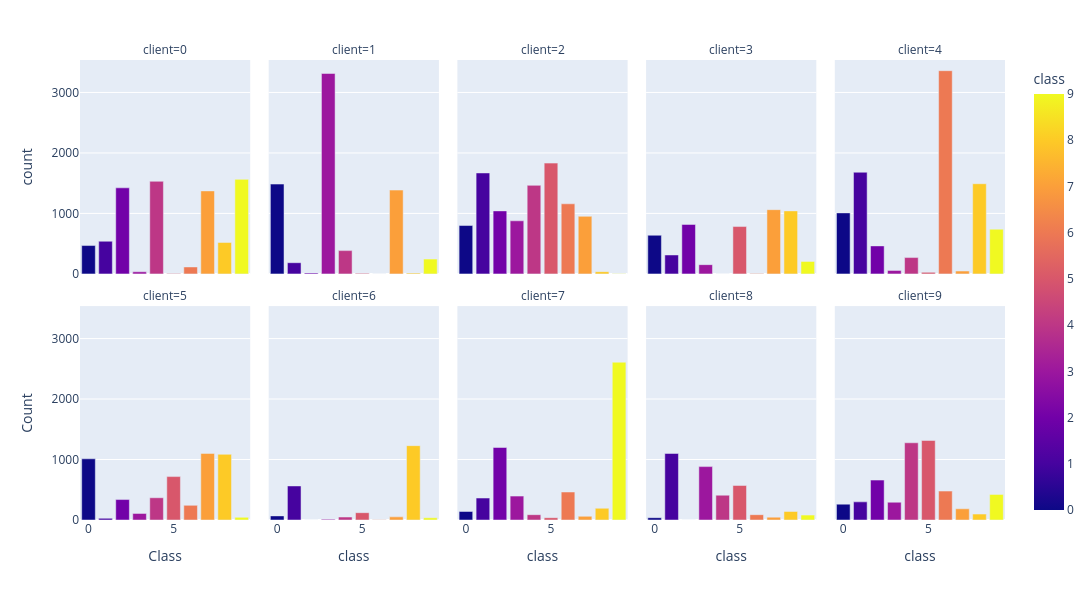
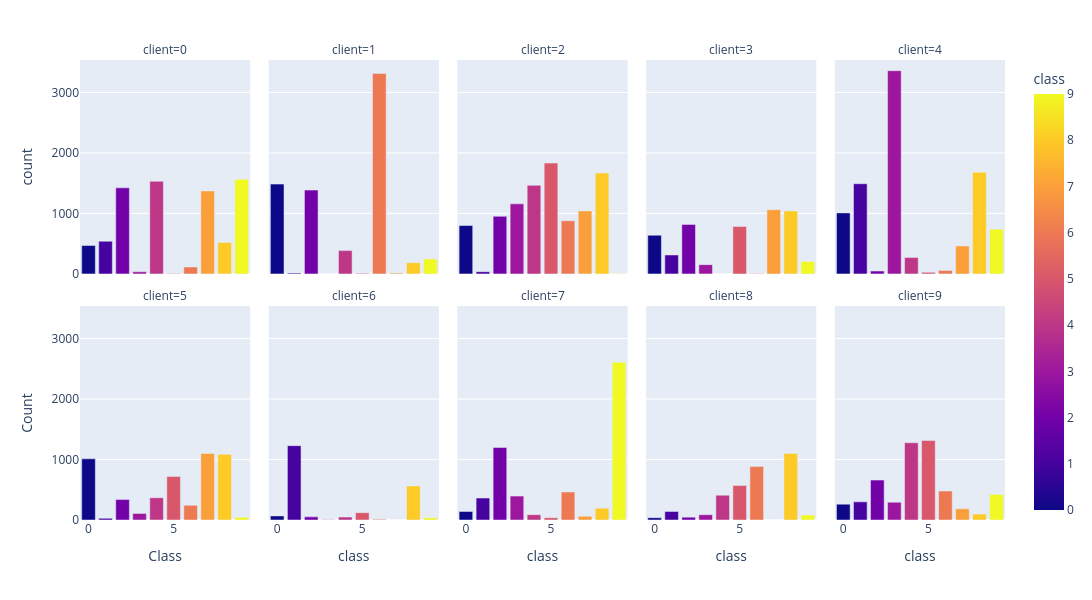

The notebook cell saved with these charts, in order:
### Code cell
# %% [NEW CELL] Client-wise class distribution (clean vs dynamic-poisoned per round)

import numpy as np
import pandas as pd
import torch
from collections import Counter
import plotly.express as px

def _get_labels_from_subset(subset):
    """Return the original labels (clean) for a torch.utils.data.Subset."""
    ds = subset.dataset
    idxs = np.array(subset.indices)

    if hasattr(ds, "targets"):
        targets = ds.targets
        if isinstance(targets, list):
            targets = np.array(targets)
        else:
            targets = np.asarray(targets)
        return targets[idxs].astype(int)

    # Fallback: slow path (should rarely be needed)
    labs = []
    for _, y in torch.utils.data.DataLoader(subset, batch_size=512, shuffle=False, num_workers=0):
        labs.extend(y.numpy().tolist())
    return np.array(labs, dtype=int)

def client_class_distribution_clean(client_datasets, num_classes=10):
    """Distribution from the original (clean) labels per client."""
    rows = []
    for i, subset in enumerate(client_datasets):
        y = _get_labels_from_subset(subset)
        counts = np.bincount(y, minlength=num_classes)
        total = counts.sum()
        for c in range(num_classes):
            rows.append({
                "client": i,
                "class": c,
                "count": int(counts[c]),
                "percent": float(counts[c] / max(total, 1)) * 100.0
            })
    return pd.DataFrame(rows)

def client_class_distribution_from_loader(loaders, num_classes=10, max_batches=None):
    """
    Distribution from labels *actually seen in the loader* (e.g., poisoned labels).
    max_batches can cap reading for speed; set None for full scan.
    """
    rows = []
    for i, loader in enumerate(loaders):
        counts = np.zeros(num_classes, dtype=np.int64)
        total = 0
        for b, (_, y) in enumerate(loader):
            y_np = y.numpy() if isinstance(y, torch.Tensor) else np.asarray(y)
            bc = np.bincount(y_np.astype(int), minlength=num_classes)
            counts += bc
            total += int(y_np.size)
            if max_batches is not None and (b + 1) >= max_batches:
                break
        for c in range(num_classes):
            rows.append({
                "client": i,
                "class": c,
                "count": int(counts[c]),
                "percent": float(counts[c] / max(total, 1)) * 100.0
            })
    return pd.DataFrame(rows)

# --------- 1) CLEAN distribution from the partitioned Subsets ----------
df_clean = client_class_distribution_clean(client_datasets, num_classes=10)
display(df_clean.head(20))

fig_clean = px.bar(
    df_clean,
    x="class",
    y="count",
    color="class",
    facet_col="client",
    facet_col_wrap=5,
)
fig_clean.update_layout(
    width=1200, height=600,
    xaxis_title="Class",
    yaxis_title="Count",
    legend_title_text="",
)
fig_clean.show()

# --------- 2) (Optional) CURRENT LABEL distribution in the *current* loaders ----------
# If you want to see distribution after poisoning in the current client_loaders:
df_current = client_class_distribution_from_loader(client_loaders, num_classes=10, max_batches=None)
display(df_current.head(20))

fig_current = px.bar(
    df_current,
    x="class",
    y="count",
    color="class",
    facet_col="client",
    facet_col_wrap=5,
)
fig_current.update_layout(
    width=1200, height=600,
    xaxis_title="Class",
    yaxis_title="Count",
    legend_title_text="",
)
fig_current.show()

### Figure 1 — Plotly figure (JSON) as saved in the notebook; plotly's stock layout.template omitted (floating-point values rounded to 4 significant figures)
{"data": [{"hovertemplate": "client=0<br>class=%{marker.color}<br>count=%{y}<extra></extra>", "legendgroup": "", "marker": {"color": [0, 1, 2, 3, 4, 5, 6, 7, 8, 9], "coloraxis": "coloraxis", "pattern": {"shape": ""}}, "name": "", "orientation": "v", "showlegend": false, "textposition": "auto", "type": "bar", "x": [0, 1, 2, 3, 4, 5, 6, 7, 8, 9], "xaxis": "x6", "y": [469, 540, 1423, 35, 1531, 8, 115, 1372, 520, 1563], "yaxis": "y6"}, {"hovertemplate": "client=1<br>class=%{marker.color}<br>count=%{y}<extra></extra>", "legendgroup": "", "marker": {"color": [0, 1, 2, 3, 4, 5, 6, 7, 8, 9], "coloraxis": "coloraxis", "pattern": {"shape": ""}}, "name": "", "orientation": "v", "showlegend": false, "textposition": "auto", "type": "bar", "x": [0, 1, 2, 3, 4, 5, 6, 7, 8, 9], "xaxis": "x7", "y": [1485, 185, 15, 3314, 385, 9, 0, 1386, 13, 245], "yaxis": "y7"}, {"hovertemplate": "client=2<br>class=%{marker.color}<br>count=%{y}<extra></extra>", "legendgroup": "", "marker": {"color": [0, 1, 2, 3, 4, 5, 6, 7, 8, 9], "coloraxis": "coloraxis", "pattern": {"shape": ""}}, "name": "", "orientation": "v", "showlegend": false, "textposition": "auto", "type": "bar", "x": [0, 1, 2, 3, 4, 5, 6, 7, 8, 9], "xaxis": "x8", "y": [800, 1669, 1042, 878, 1464, 1832, 1159, 952, 37, 1], "yaxis": "y8"}, {"hovertemplate": "client=3<br>class=%{marker.color}<br>count=%{y}<extra></extra>", "legendgroup": "", "marker": {"color": [0, 1, 2, 3, 4, 5, 6, 7, 8, 9], "coloraxis": "coloraxis", "pattern": {"shape": ""}}, "name": "", "orientation": "v", "showlegend": false, "textposition": "auto", "type": "bar", "x": [0, 1, 2, 3, 4, 5, 6, 7, 8, 9], "xaxis": "x9", "y": [639, 313, 818, 153, 0, 783, 7, 1062, 1042, 207], "yaxis": "y9"}, {"hovertemplate": "client=4<br>class=%{marker.color}<br>count=%{y}<extra></extra>", "legendgroup": "", "marker": {"color": [0, 1, 2, 3, 4, 5, 6, 7, 8, 9], "coloraxis": "coloraxis", "pattern": {"shape": ""}}, "name": "", "orientation": "v", "showlegend": false, "textposition": "auto", "type": "bar", "x": [0, 1, 2, 3, 4, 5, 6, 7, 8, 9], "xaxis": "x10", "y": [1009, 1681, 463, 58, 270, 26, 3360, 47, 1491, 739], "yaxis": "y10"}, {"hovertemplate": "client=5<br>class=%{marker.color}<br>count=%{y}<extra></extra>", "legendgroup": "", "marker": {"color": [0, 1, 2, 3, 4, 5, 6, 7, 8, 9], "coloraxis": "coloraxis", "pattern": {"shape": ""}}, "name": "", "orientation": "v", "showlegend": false, "textposition": "auto", "type": "bar", "x": [0, 1, 2, 3, 4, 5, 6, 7, 8, 9], "xaxis": "x", "y": [1012, 28, 338, 109, 368, 718, 242, 1101, 1086, 44], "yaxis": "y"}, {"hovertemplate": "client=6<br>class=%{marker.color}<br>count=%{y}<extra></extra>", "legendgroup": "", "marker": {"color": [0, 1, 2, 3, 4, 5, 6, 7, 8, 9], "coloraxis": "coloraxis", "pattern": {"shape": ""}}, "name": "", "orientation": "v", "showlegend": false, "textposition": "auto", "type": "bar", "x": [0, 1, 2, 3, 4, 5, 6, 7, 8, 9], "xaxis": "x2", "y": [68, 563, 0, 12, 49, 121, 6, 52, 1229, 37], "yaxis": "y2"}, {"hovertemplate": "client=7<br>class=%{marker.color}<br>count=%{y}<extra></extra>", "legendgroup": "", "marker": {"color": [0, 1, 2, 3, 4, 5, 6, 7, 8, 9], "coloraxis": "coloraxis", "pattern": {"shape": ""}}, "name": "", "orientation": "v", "showlegend": false, "textposition": "auto", "type": "bar", "x": [0, 1, 2, 3, 4, 5, 6, 7, 8, 9], "xaxis": "x3", "y": [141, 363, 1199, 395, 88, 38, 463, 61, 194, 2609], "yaxis": "y3"}, {"hovertemplate": "client=8<br>class=%{marker.color}<br>count=%{y}<extra></extra>", "legendgroup": "", "marker": {"color": [0, 1, 2, 3, 4, 5, 6, 7, 8, 9], "coloraxis": "coloraxis", "pattern": {"shape": ""}}, "name": "", "orientation": "v", "showlegend": false, "textposition": "auto", "type": "bar", "x": [0, 1, 2, 3, 4, 5, 6, 7, 8, 9], "xaxis": "x4", "y": [38, 1100, 0, 883, 410, 571, 88, 47, 141, 81], "yaxis": "y4"}, {"hovertemplate": "client=9<br>class=%{marker.color}<br>count=%{y}<extra></extra>", "legendgroup": "", "marker": {"color": [0, 1, 2, 3, 4, 5, 6, 7, 8, 9], "coloraxis": "coloraxis", "pattern": {"shape": ""}}, "name": "", "orientation": "v", "showlegend": false, "textposition": "auto", "type": "bar", "x": [0, 1, 2, 3, 4, 5, 6, 7, 8, 9], "xaxis": "x5", "y": [262, 300, 660, 294, 1277, 1315, 478, 185, 98, 423], "yaxis": "y5"}], "layout": {"annotations": [{"font": {}, "showarrow": false, "text": "client=5", "x": 0.092, "xanchor": "center", "xref": "paper", "y": 0.465, "yanchor": "bottom", "yref": "paper"}, {"font": {}, "showarrow": false, "text": "client=6", "x": 0.296, "xanchor": "center", "xref": "paper", "y": 0.465, "yanchor": "bottom", "yref": "paper"}, {"font": {}, "showarrow": false, "text": "client=7", "x": 0.5, "xanchor": "center", "xref": "paper", "y": 0.465, "yanchor": "bottom", "yref": "paper"}, {"font": {}, "showarrow": false, "text": "client=8", "x": 0.704, "xanchor": "center", "xref": "paper", "y": 0.465, "yanchor": "bottom", "yref": "paper"}, {"font": {}, "showarrow": false, "text": "client=9", "x": 0.908, "xanchor": "center", "xref": "paper", "y": 0.465, "yanchor": "bottom", "yref": "paper"}, {"font": {}, "showarrow": false, "text": "client=0", "x": 0.092, "xanchor": "center", "xref": "paper", "y": 1.0, "yanchor": "bottom", "yref": "paper"}, {"font": {}, "showarrow": false, "text": "client=1", "x": 0.296, "xanchor": "center", "xref": "paper", "y": 1.0, "yanchor": "bottom", "yref": "paper"}, {"font": {}, "showarrow": false, "text": "client=2", "x": 0.5, "xanchor": "center", "xref": "paper", "y": 1.0, "yanchor": "bottom", "yref": "paper"}, {"font": {}, "showarrow": false, "text": "client=3", "x": 0.704, "xanchor": "center", "xref": "paper", "y": 1.0, "yanchor": "bottom", "yref": "paper"}, {"font": {}, "showarrow": false, "text": "client=4", "x": 0.908, "xanchor": "center", "xref": "paper", "y": 1.0, "yanchor": "bottom", "yref": "paper"}], "barmode": "relative", "coloraxis": {"colorbar": {"title": {"text": "class"}}, "colorscale": [[0, "#0d0887"], [0.1111, "#46039f"], [0.2222, "#7201a8"], [0.3333, "#9c179e"], [0.4444, "#bd3786"], [0.5556, "#d8576b"], [0.6667, "#ed7953"], [0.7778, "#fb9f3a"], [0.8889, "#fdca26"], [1, "#f0f921"]]}, "height": 600, "legend": {"title": {"text": ""}, "tracegroupgap": 0}, "margin": {"t": 60}, "width": 1200, "xaxis": {"anchor": "y", "domain": [0, 0.184], "title": {"text": "Class"}}, "xaxis10": {"anchor": "y10", "domain": [0.816, 1], "matches": "x", "showticklabels": false}, "xaxis2": {"anchor": "y2", "domain": [0.204, 0.388], "matches": "x", "title": {"text": "class"}}, "xaxis3": {"anchor": "y3", "domain": [0.408, 0.592], "matches": "x", "title": {"text": "class"}}, "xaxis4": {"anchor": "y4", "domain": [0.612, 0.796], "matches": "x", "title": {"text": "class"}}, "xaxis5": {"anchor": "y5", "domain": [0.816, 1], "matches": "x", "title": {"text": "class"}}, "xaxis6": {"anchor": "y6", "domain": [0, 0.184], "matches": "x", "showticklabels": false}, "xaxis7": {"anchor": "y7", "domain": [0.204, 0.388], "matches": "x", "showticklabels": false}, "xaxis8": {"anchor": "y8", "domain": [0.408, 0.592], "matches": "x", "showticklabels": false}, "xaxis9": {"anchor": "y9", "domain": [0.612, 0.796], "matches": "x", "showticklabels": false}, "yaxis": {"anchor": "x", "domain": [0, 0.465], "title": {"text": "Count"}}, "yaxis10": {"anchor": "x10", "domain": [0.535, 1.0], "matches": "y", "showticklabels": false}, "yaxis2": {"anchor": "x2", "domain": [0, 0.465], "matches": "y", "showticklabels": false}, "yaxis3": {"anchor": "x3", "domain": [0, 0.465], "matches": "y", "showticklabels": false}, "yaxis4": {"anchor": "x4", "domain": [0, 0.465], "matches": "y", "showticklabels": false}, "yaxis5": {"anchor": "x5", "domain": [0, 0.465], "matches": "y", "showticklabels": false}, "yaxis6": {"anchor": "x6", "domain": [0.535, 1.0], "matches": "y", "title": {"text": "count"}}, "yaxis7": {"anchor": "x7", "domain": [0.535, 1.0], "matches": "y", "showticklabels": false}, "yaxis8": {"anchor": "x8", "domain": [0.535, 1.0], "matches": "y", "showticklabels": false}, "yaxis9": {"anchor": "x9", "domain": [0.535, 1.0], "matches": "y", "showticklabels": false}}}

### Figure 2 — Plotly figure (JSON) as saved in the notebook; plotly's stock layout.template omitted (floating-point values rounded to 4 significant figures)
{"data": [{"hovertemplate": "client=0<br>class=%{marker.color}<br>count=%{y}<extra></extra>", "legendgroup": "", "marker": {"color": [0, 1, 2, 3, 4, 5, 6, 7, 8, 9], "coloraxis": "coloraxis", "pattern": {"shape": ""}}, "name": "", "orientation": "v", "showlegend": false, "textposition": "auto", "type": "bar", "x": [0, 1, 2, 3, 4, 5, 6, 7, 8, 9], "xaxis": "x6", "y": [469, 540, 1423, 35, 1531, 8, 115, 1372, 520, 1563], "yaxis": "y6"}, {"hovertemplate": "client=1<br>class=%{marker.color}<br>count=%{y}<extra></extra>", "legendgroup": "", "marker": {"color": [0, 1, 2, 3, 4, 5, 6, 7, 8, 9], "coloraxis": "coloraxis", "pattern": {"shape": ""}}, "name": "", "orientation": "v", "showlegend": false, "textposition": "auto", "type": "bar", "x": [0, 1, 2, 3, 4, 5, 6, 7, 8, 9], "xaxis": "x7", "y": [1485, 13, 1386, 0, 385, 9, 3314, 15, 185, 245], "yaxis": "y7"}, {"hovertemplate": "client=2<br>class=%{marker.color}<br>count=%{y}<extra></extra>", "legendgroup": "", "marker": {"color": [0, 1, 2, 3, 4, 5, 6, 7, 8, 9], "coloraxis": "coloraxis", "pattern": {"shape": ""}}, "name": "", "orientation": "v", "showlegend": false, "textposition": "auto", "type": "bar", "x": [0, 1, 2, 3, 4, 5, 6, 7, 8, 9], "xaxis": "x8", "y": [800, 37, 952, 1159, 1464, 1832, 878, 1042, 1669, 1], "yaxis": "y8"}, {"hovertemplate": "client=3<br>class=%{marker.color}<br>count=%{y}<extra></extra>", "legendgroup": "", "marker": {"color": [0, 1, 2, 3, 4, 5, 6, 7, 8, 9], "coloraxis": "coloraxis", "pattern": {"shape": ""}}, "name": "", "orientation": "v", "showlegend": false, "textposition": "auto", "type": "bar", "x": [0, 1, 2, 3, 4, 5, 6, 7, 8, 9], "xaxis": "x9", "y": [639, 313, 818, 153, 0, 783, 7, 1062, 1042, 207], "yaxis": "y9"}, {"hovertemplate": "client=4<br>class=%{marker.color}<br>count=%{y}<extra></extra>", "legendgroup": "", "marker": {"color": [0, 1, 2, 3, 4, 5, 6, 7, 8, 9], "coloraxis": "coloraxis", "pattern": {"shape": ""}}, "name": "", "orientation": "v", "showlegend": false, "textposition": "auto", "type": "bar", "x": [0, 1, 2, 3, 4, 5, 6, 7, 8, 9], "xaxis": "x10", "y": [1009, 1491, 47, 3360, 270, 26, 58, 463, 1681, 739], "yaxis": "y10"}, {"hovertemplate": "client=5<br>class=%{marker.color}<br>count=%{y}<extra></extra>", "legendgroup": "", "marker": {"color": [0, 1, 2, 3, 4, 5, 6, 7, 8, 9], "coloraxis": "coloraxis", "pattern": {"shape": ""}}, "name": "", "orientation": "v", "showlegend": false, "textposition": "auto", "type": "bar", "x": [0, 1, 2, 3, 4, 5, 6, 7, 8, 9], "xaxis": "x", "y": [1012, 28, 338, 109, 368, 718, 242, 1101, 1086, 44], "yaxis": "y"}, {"hovertemplate": "client=6<br>class=%{marker.color}<br>count=%{y}<extra></extra>", "legendgroup": "", "marker": {"color": [0, 1, 2, 3, 4, 5, 6, 7, 8, 9], "coloraxis": "coloraxis", "pattern": {"shape": ""}}, "name": "", "orientation": "v", "showlegend": false, "textposition": "auto", "type": "bar", "x": [0, 1, 2, 3, 4, 5, 6, 7, 8, 9], "xaxis": "x2", "y": [68, 1229, 52, 6, 49, 121, 12, 0, 563, 37], "yaxis": "y2"}, {"hovertemplate": "client=7<br>class=%{marker.color}<br>count=%{y}<extra></extra>", "legendgroup": "", "marker": {"color": [0, 1, 2, 3, 4, 5, 6, 7, 8, 9], "coloraxis": "coloraxis", "pattern": {"shape": ""}}, "name": "", "orientation": "v", "showlegend": false, "textposition": "auto", "type": "bar", "x": [0, 1, 2, 3, 4, 5, 6, 7, 8, 9], "xaxis": "x3", "y": [141, 363, 1199, 395, 88, 38, 463, 61, 194, 2609], "yaxis": "y3"}, {"hovertemplate": "client=8<br>class=%{marker.color}<br>count=%{y}<extra></extra>", "legendgroup": "", "marker": {"color": [0, 1, 2, 3, 4, 5, 6, 7, 8, 9], "coloraxis": "coloraxis", "pattern": {"shape": ""}}, "name": "", "orientation": "v", "showlegend": false, "textposition": "auto", "type": "bar", "x": [0, 1, 2, 3, 4, 5, 6, 7, 8, 9], "xaxis": "x4", "y": [38, 141, 47, 88, 410, 571, 883, 0, 1100, 81], "yaxis": "y4"}, {"hovertemplate": "client=9<br>class=%{marker.color}<br>count=%{y}<extra></extra>", "legendgroup": "", "marker": {"color": [0, 1, 2, 3, 4, 5, 6, 7, 8, 9], "coloraxis": "coloraxis", "pattern": {"shape": ""}}, "name": "", "orientation": "v", "showlegend": false, "textposition": "auto", "type": "bar", "x": [0, 1, 2, 3, 4, 5, 6, 7, 8, 9], "xaxis": "x5", "y": [262, 300, 660, 294, 1277, 1315, 478, 185, 98, 423], "yaxis": "y5"}], "layout": {"annotations": [{"font": {}, "showarrow": false, "text": "client=5", "x": 0.092, "xanchor": "center", "xref": "paper", "y": 0.465, "yanchor": "bottom", "yref": "paper"}, {"font": {}, "showarrow": false, "text": "client=6", "x": 0.296, "xanchor": "center", "xref": "paper", "y": 0.465, "yanchor": "bottom", "yref": "paper"}, {"font": {}, "showarrow": false, "text": "client=7", "x": 0.5, "xanchor": "center", "xref": "paper", "y": 0.465, "yanchor": "bottom", "yref": "paper"}, {"font": {}, "showarrow": false, "text": "client=8", "x": 0.704, "xanchor": "center", "xref": "paper", "y": 0.465, "yanchor": "bottom", "yref": "paper"}, {"font": {}, "showarrow": false, "text": "client=9", "x": 0.908, "xanchor": "center", "xref": "paper", "y": 0.465, "yanchor": "bottom", "yref": "paper"}, {"font": {}, "showarrow": false, "text": "client=0", "x": 0.092, "xanchor": "center", "xref": "paper", "y": 1.0, "yanchor": "bottom", "yref": "paper"}, {"font": {}, "showarrow": false, "text": "client=1", "x": 0.296, "xanchor": "center", "xref": "paper", "y": 1.0, "yanchor": "bottom", "yref": "paper"}, {"font": {}, "showarrow": false, "text": "client=2", "x": 0.5, "xanchor": "center", "xref": "paper", "y": 1.0, "yanchor": "bottom", "yref": "paper"}, {"font": {}, "showarrow": false, "text": "client=3", "x": 0.704, "xanchor": "center", "xref": "paper", "y": 1.0, "yanchor": "bottom", "yref": "paper"}, {"font": {}, "showarrow": false, "text": "client=4", "x": 0.908, "xanchor": "center", "xref": "paper", "y": 1.0, "yanchor": "bottom", "yref": "paper"}], "barmode": "relative", "coloraxis": {"colorbar": {"title": {"text": "class"}}, "colorscale": [[0, "#0d0887"], [0.1111, "#46039f"], [0.2222, "#7201a8"], [0.3333, "#9c179e"], [0.4444, "#bd3786"], [0.5556, "#d8576b"], [0.6667, "#ed7953"], [0.7778, "#fb9f3a"], [0.8889, "#fdca26"], [1, "#f0f921"]]}, "height": 600, "legend": {"title": {"text": ""}, "tracegroupgap": 0}, "margin": {"t": 60}, "width": 1200, "xaxis": {"anchor": "y", "domain": [0, 0.184], "title": {"text": "Class"}}, "xaxis10": {"anchor": "y10", "domain": [0.816, 1], "matches": "x", "showticklabels": false}, "xaxis2": {"anchor": "y2", "domain": [0.204, 0.388], "matches": "x", "title": {"text": "class"}}, "xaxis3": {"anchor": "y3", "domain": [0.408, 0.592], "matches": "x", "title": {"text": "class"}}, "xaxis4": {"anchor": "y4", "domain": [0.612, 0.796], "matches": "x", "title": {"text": "class"}}, "xaxis5": {"anchor": "y5", "domain": [0.816, 1], "matches": "x", "title": {"text": "class"}}, "xaxis6": {"anchor": "y6", "domain": [0, 0.184], "matches": "x", "showticklabels": false}, "xaxis7": {"anchor": "y7", "domain": [0.204, 0.388], "matches": "x", "showticklabels": false}, "xaxis8": {"anchor": "y8", "domain": [0.408, 0.592], "matches": "x", "showticklabels": false}, "xaxis9": {"anchor": "y9", "domain": [0.612, 0.796], "matches": "x", "showticklabels": false}, "yaxis": {"anchor": "x", "domain": [0, 0.465], "title": {"text": "Count"}}, "yaxis10": {"anchor": "x10", "domain": [0.535, 1.0], "matches": "y", "showticklabels": false}, "yaxis2": {"anchor": "x2", "domain": [0, 0.465], "matches": "y", "showticklabels": false}, "yaxis3": {"anchor": "x3", "domain": [0, 0.465], "matches": "y", "showticklabels": false}, "yaxis4": {"anchor": "x4", "domain": [0, 0.465], "matches": "y", "showticklabels": false}, "yaxis5": {"anchor": "x5", "domain": [0, 0.465], "matches": "y", "showticklabels": false}, "yaxis6": {"anchor": "x6", "domain": [0.535, 1.0], "matches": "y", "title": {"text": "count"}}, "yaxis7": {"anchor": "x7", "domain": [0.535, 1.0], "matches": "y", "showticklabels": false}, "yaxis8": {"anchor": "x8", "domain": [0.535, 1.0], "matches": "y", "showticklabels": false}, "yaxis9": {"anchor": "x9", "domain": [0.535, 1.0], "matches": "y", "showticklabels": false}}}
